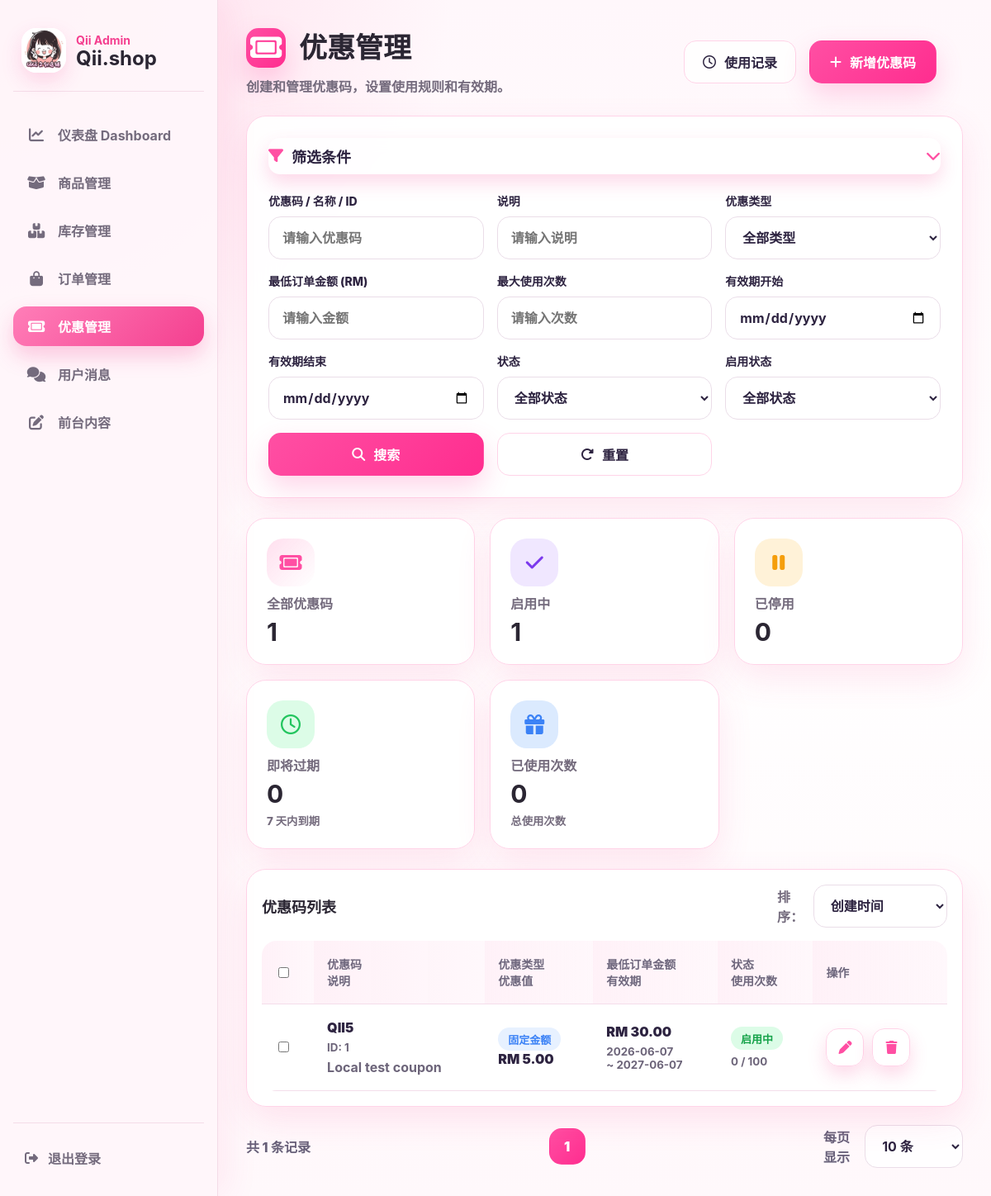
The page /a9sd8f7sd9f_admin/discount_center.php (signed in) on the database its author committed.
### tables this page shows
CREATE TABLE IF NOT EXISTS coupons (
  id INT AUTO_INCREMENT PRIMARY KEY,
  code VARCHAR(80) NOT NULL UNIQUE,
  description VARCHAR(255) NULL,
  discount_amount DECIMAL(10,2) NOT NULL DEFAULT 0.00,
  min_order DECIMAL(10,2) NOT NULL DEFAULT 0.00,
  start_date DATE NULL,
  end_date DATE NULL,
  status VARCHAR(30) NOT NULL DEFAULT 'active',
  max_usage INT NULL,
  used_count INT NOT NULL DEFAULT 0,
  created_at DATETIME NOT NULL DEFAULT CURRENT_TIMESTAMP
);

### a9sd8f7sd9f_admin/discount_center.php (the view, shortened to what this page needs)
<?php
require_once __DIR__ . '/config.php';
function coupon_type_label(array $coupon): string {
    $amount = (float)($coupon['discount_amount'] ?? 0);
    return '固定金额';
}
function coupon_value_text(array $coupon): string {
    $type = coupon_type_label($coupon);
    $amount = (float)($coupon['discount_amount'] ?? 0);
    return 'RM ' . number_format($amount, 2);
}
function coupon_status(array $coupon): array {
    $today = date('Y-m-d');
    return ['启用中', 'active'];
}
$search = trim($_GET['search'] ?? '');
$description = trim($_GET['description'] ?? '');
$minOrder = trim($_GET['min_order'] ?? '');
$maxUsage = trim($_GET['max_usage'] ?? '');
$startDate = trim($_GET['start_date'] ?? '');
$endDate = trim($_GET['end_date'] ?? '');
$sort = $_GET['sort'] ?? 'created_desc';
$limit = max(10, min(50, (int)($_GET['limit'] ?? 10)));
$page = max(1, (int)($_GET['page'] ?? 1));
$offset = ($page - 1) * $limit;
$where = [];
$params = [];
$whereSql = $where ? 'WHERE ' . implode(' AND ', $where) : '';
$orderSql = match ($sort) {
    'code_asc' => 'code ASC',
    'usage_desc' => 'used_count DESC',
    'end_asc' => 'end_date ASC',
    default => 'id DESC',
};
$countStmt = $pdo->prepare("SELECT COUNT(*) FROM coupons $whereSql");
$countStmt->execute($params);
$totalRows = (int)$countStmt->fetchColumn();
$totalPages = max(1, (int)ceil($totalRows / $limit));
$stmt = $pdo->prepare("SELECT * FROM coupons $whereSql ORDER BY $orderSql LIMIT $limit OFFSET $offset");
$stmt->execute($params);
$coupons = $stmt->fetchAll(PDO::FETCH_ASSOC);
$stats = [
    'all' => (int)$pdo->query("SELECT COUNT(*) FROM coupons")->fetchColumn(),
    'active' => (int)$pdo->query("SELECT COUNT(*) FROM coupons WHERE status='active' AND end_date >= CURDATE()")->fetchColumn(),
    'inactive' => (int)$pdo->query("SELECT COUNT(*) FROM coupons WHERE status!='active'")->fetchColumn(),
    'soon' => (int)$pdo->query("SELECT COUNT(*) FROM coupons WHERE end_date BETWEEN CURDATE() AND DATE_ADD(CURDATE(), INTERVAL 7 DAY)")->fetchColumn(),
    'used' => (int)$pdo->query("SELECT COALESCE(SUM(used_count),0) FROM coupons")->fetchColumn(),
];
?>
<!DOCTYPE html>
<html lang="zh-CN">
<head>
  <link rel="stylesheet" href="https://cdnjs.cloudflare.com/ajax/libs/font-awesome/6.5.0/css/all.min.css">
  <link rel="stylesheet" href="css/discount_admin.css?v=20260604b">
</head>
<body>
<?php include 'includes/admin_header.php'; ?>
<main class="main discount-page">
  <header class="discount-topbar">
    <div class="title-wrap">
      <h1><i class="fa-solid fa-ticket"></i> 优惠管理</h1>
      <p>创建和管理优惠码，设置使用规则和有效期。</p>
    </div>
    <a class="outline-action desktop-only" href="#coupon-list"><i class="fa-regular fa-clock"></i> 使用记录</a>
    <button class="primary-action" type="button" onclick="document.getElementById('couponCreate').classList.toggle('open')"><i class="fa-solid fa-plus"></i> 新增优惠码</button>
  </header>
  <section class="filter-panel glass-panel">
    <button class="filter-title" type="button" data-filter-toggle><span><i class="fa-solid fa-filter"></i> 筛选条件</span><i class="fa-solid fa-chevron-down"></i></button>
    <form method="get" class="discount-filter">
      <label><span>优惠码 / 名称 / ID</span><input name="search" value="<?= htmlspecialchars($search) ?>" placeholder="请输入优惠码"></label>
      <label><span>说明</span><input name="description" value="<?= htmlspecialchars($description) ?>" placeholder="请输入说明"></label>
      <label><span>优惠类型</span><select name="type"><option value="">全部类型</option></select></label>
      <label><span>最低订单金额 (RM)</span><input type="number" step="0.01" name="min_order" value="<?= htmlspecialchars($minOrder) ?>" placeholder="请输入金额"></label>
      <label><span>最大使用次数</span><input type="number" name="max_usage" value="<?= htmlspecialchars($maxUsage) ?>" placeholder="请输入次数"></label>
      <label><span>有效期开始</span><input type="date" name="start_date" value="<?= htmlspecialchars($startDate) ?>"></label>
      <label><span>有效期结束</span><input type="date" name="end_date" value="<?= htmlspecialchars($endDate) ?>"></label>
      <label><span>状态</span><select name="status"><option value="">全部状态</option></select></label>
      <label><span>启用状态</span><select name="enabled"><option value="">全部状态</option></select></label>
      <button type="submit" class="search-btn"><i class="fa-solid fa-magnifying-glass"></i> 搜索</button>
      <a href="discount_center.php" class="reset-btn"><i class="fa-solid fa-rotate-right"></i> 重置</a>
    </form>
  </section>
  <section class="discount-stats">
    <article><span><i class="fa-solid fa-ticket"></i></span><p>全部优惠码</p><strong><?= $stats['all'] ?></strong></article>
    <article class="purple"><span><i class="fa-solid fa-check"></i></span><p>启用中</p><strong><?= $stats['active'] ?></strong></article>
    <article class="orange"><span><i class="fa-solid fa-pause"></i></span><p>已停用</p><strong><?= $stats['inactive'] ?></strong></article>
    <article class="green"><span><i class="fa-regular fa-clock"></i></span><p>即将过期</p><strong><?= $stats['soon'] ?></strong><small>7 天内到期</small></article>
    <article class="blue"><span><i class="fa-solid fa-gift"></i></span><p>已使用次数</p><strong><?= number_format($stats['used']) ?></strong><small>总使用次数</small></article>
  </section>
  <section id="coupon-list" class="coupon-table-card glass-panel">
    <div class="table-head">
      <h2>优惠码列表</h2>
      <form method="get" class="sort-form">
        <label>排序：
          <select name="sort" onchange="this.form.submit()">
            <option value="created_desc" <?= $sort==='created_desc'?'selected':'' ?>>创建时间</option>
          </select>
        </label>
      </form>
    </div>
    <table>
      <thead>
        <tr>
          <th><input type="checkbox"></th>
          <th>优惠码<br>说明</th>
          <th>优惠类型<br>优惠值</th>
          <th>最低订单金额<br>有效期</th>
          <th>状态<br>使用次数</th>
          <th>操作</th>
        </tr>
      </thead>
      <tbody>
        <?php foreach ($coupons as $c): ?>
          <?php [$statusText, $statusClass] = coupon_status($c); $typeText = coupon_type_label($c); ?>
          <tr>
            <td class="coupon-check" data-label="选择"><input type="checkbox"></td>
            <td class="coupon-code" data-label="优惠码 / 说明"><strong><?= htmlspecialchars($c['code']) ?></strong><small>ID: <?= (int)$c['id'] ?></small><span><?= htmlspecialchars($c['description'] ?? '') ?></span></td>
            <td><span class="type-pill <?= $typeText === '免运费' ? 'ship' : ($typeText === '百分比折扣' ? 'percent' : 'fixed') ?>"><?= $typeText ?></span><strong><?= coupon_value_text($c) ?></strong></td>
            <td><strong>RM <?= number_format((float)($c['min_order'] ?? 0), 2) ?></strong><small><?= htmlspecialchars($c['start_date']) ?><br>~ <?= htmlspecialchars($c['end_date']) ?></small></td>
            <td><span class="status-pill <?= $statusClass ?>"><?= $statusText ?></span><small><?= (int)($c['used_count'] ?? 0) ?> / <?= $c['max_usage'] === null ? '不限' : (int)$c['max_usage'] ?></small></td>
            <td>
              <div class="coupon-actions">
                <button
                  type="button"
                  aria-label="编辑"
                  data-edit-coupon
                  data-id="<?= (int)$c['id'] ?>"
                  data-code="<?= htmlspecialchars($c['code'], ENT_QUOTES) ?>"
                  data-description="<?= htmlspecialchars($c['description'] ?? '', ENT_QUOTES) ?>"
                  data-discount_amount="<?= htmlspecialchars((string)$c['discount_amount'], ENT_QUOTES) ?>"
                  data-min_order="<?= htmlspecialchars((string)($c['min_order'] ?? ''), ENT_QUOTES) ?>"
                  data-max_usage="<?= htmlspecialchars((string)($c['max_usage'] ?? ''), ENT_QUOTES) ?>"
                  data-start_date="<?= htmlspecialchars((string)$c['start_date'], ENT_QUOTES) ?>"
                  data-end_date="<?= htmlspecialchars((string)$c['end_date'], ENT_QUOTES) ?>"
                  data-status="<?= htmlspecialchars((string)$c['status'], ENT_QUOTES) ?>"
                ><i class="fa-solid fa-pen"></i></button>
                <form method="post" onsubmit="return confirm('确定删除这个优惠码吗？');">
                  <button type="submit" aria-label="删除" class="delete-btn">
  <i class="fa-solid fa-trash"></i>
</button>
                </form>
              </div>
            </td>
          </tr>
        <?php endforeach; ?>
      </tbody>
    </table>
  </section>
  <footer class="discount-footer">
    <span>共 <?= $totalRows ?> 条记录</span>
    <nav>
      <?php for ($i = 1; $i <= $totalPages; $i++): ?>
        <a class="<?= $i === $page ? 'active' : '' ?>" href="?<?= http_build_query(array_merge($_GET, ['page' => $i])) ?>"><?= $i ?></a>
      <?php endfor; ?>
    </nav>
    <form method="get" class="limit-form">
      <span>每页显示</span>
      <select name="limit" onchange="this.form.submit()">
        <option value="10" <?= $limit===10?'selected':'' ?>>10 条</option>
      </select>
    </form>
  </footer>
</main>
</body>
</html>

### a9sd8f7sd9f_admin/includes/admin_layout.css (style rules this page uses)
:root { --pink: #f43f8f; --pink-strong: #ec2f83; --pink-soft: #fff0f7; --pink-tint: #ffe3ef; --ink: #2b2633; --muted: #746b7d; --line: #f4dce8; --panel: rgba(255, 255, 255, 0.92); --shadow: 0 16px 42px rgba(244, 63, 143, 0.12); }
* { box-sizing: border-box; }
body { margin: 0; font-family: "Inter", "Microsoft YaHei", "PingFang SC", Arial, sans-serif; background: radial-gradient(circle at top left, rgba(255, 213, 230, 0.85), transparent 34rem), linear-gradient(180deg, #fff7fb 0%, #fff 48%, #fff8fb 100%); color: var(--ink); }
.main, .main-content { margin-left: 264px; padding: 34px; }
button, .button, .btn-update, .btn-view, .btn-delete { border: 0; border-radius: 14px; background: var(--pink); color: #fff; font-weight: 700; cursor: pointer; box-shadow: 0 10px 22px rgba(244, 63, 143, 0.2); }
input, select, textarea { border: 1px solid var(--line); border-radius: 12px; background: #fff; color: var(--ink); }

### rows shown on the page
coupons: id "1", used_count "0", code "QII5", description "Local test coupon", typeText "固定金额", discount_amount "RM 5.00", min_order "30.00", start_date "2026-06-07", end_date "2027-06-07", statusText "启用中", max_usage "100"

### other values the page prints
$item['label'] "仪表盘 Dashboard"
$item['label'] "商品管理"
$item['label'] "库存管理"
$item['label'] "订单管理"
$item['label'] "优惠管理"
$item['label'] "用户消息"
$totalRows "1"
